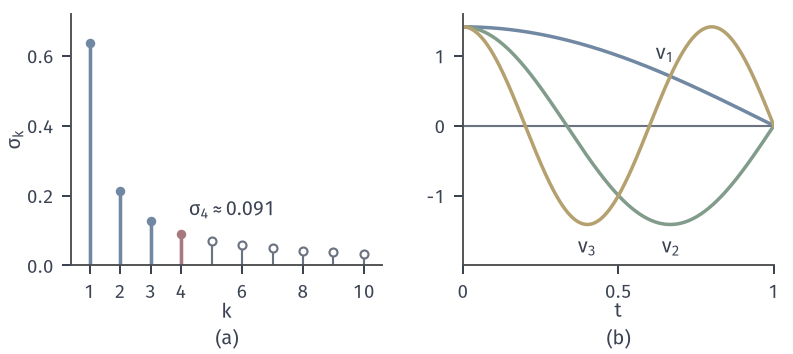

Here is the Python script that generated this plot:
from pathlib import Path
import sys
ROOT = next(p for p in Path(__file__).resolve().parents if (p/"build.sh").is_file() and (p/"tex/book.tex").is_file())
sys.path.insert(0, str(ROOT/"figures/00-shared/mathematical-preliminaries-upper/00-shared/comprehension-figures"))
from support import figure, save, BLUE, GREEN, YELLOW, RED, PURPLE, INK, MUTED, GRID, BLUE_FILL, GREEN_FILL, YELLOW_FILL, RED_FILL, PURPLE_FILL
import numpy as np

def panel_labels(fig, axes, y=.015):
    for ax, s in zip(axes, "(a) (b) (c)".split()):
        q = ax.get_position(); fig.text((q.x0+q.x1)/2, y, s, ha="center", va="bottom")

# Volterra operator on L2(0,1): sigma_k=2/((2k-1)pi), v_k=sqrt2 cos((k-1/2)pi t).
fig, axes = figure(width_mm=112, height_mm=50, ncols=2)
fig.set_layout_engine(None)
fig.subplots_adjust(left=.09, right=.975, top=.96, bottom=.25, wspace=.26)
ax = axes[0]
k = np.arange(1, 11); s = 2/((2*k-1)*np.pi)
print(np.round(s[:6], 4))
ax.vlines(k, 0, s, color=MUTED, lw=.85)
ax.vlines(k[:3], 0, s[:3], color=BLUE, lw=1.4); ax.vlines([4], 0, s[3], color=RED, lw=1.4)
ax.plot(k[:3], s[:3], 'o', color=BLUE, ms=3.8, mew=0); ax.plot([4], [s[3]], 'o', color=RED, ms=3.8, mew=0)
ax.plot(k[4:], s[4:], 'o', mfc='white', mec=MUTED, ms=3.2, mew=.85)
ax.text(4.25, s[3]+.05, r'$\sigma_4\approx0.091$', ha='left')
ax.set_xlim(.4, 10.6); ax.set_ylim(0, .72); ax.set_xticks([1, 2, 3, 4, 6, 8, 10]); ax.set_yticks([0, .2, .4, .6]); ax.set_xlabel('$k$', labelpad=0); ax.set_ylabel(r'$\sigma_k$', labelpad=1)
ax = axes[1]
t = np.linspace(0, 1, 401)
ax.axhline(0, color=MUTED, lw=.85)
for j, c in ((1, BLUE), (2, GREEN), (3, YELLOW)):
    ax.plot(t, 2**.5*np.cos((j-.5)*np.pi*t), color=c, lw=1.4)
ax.text(.62, .95, '$v_1$'); ax.text(.67, -1.82, '$v_2$', ha='center'); ax.text(.4, -1.82, '$v_3$', ha='center')
ax.set_xlim(0, 1); ax.set_ylim(-2, 1.6); ax.set_xticks([0, .5, 1]); ax.set_xticklabels(['0', '0.5', '1']); ax.set_yticks([-1, 0, 1]); ax.set_xlabel('$t$', labelpad=0)
panel_labels(fig, axes)
save(fig, Path(__file__).resolve().parent, 'figure', {'formula': 'sigma_k=2/((2k-1)pi), v_k(t)=sqrt2 cos((k-1/2)pi t)'})
